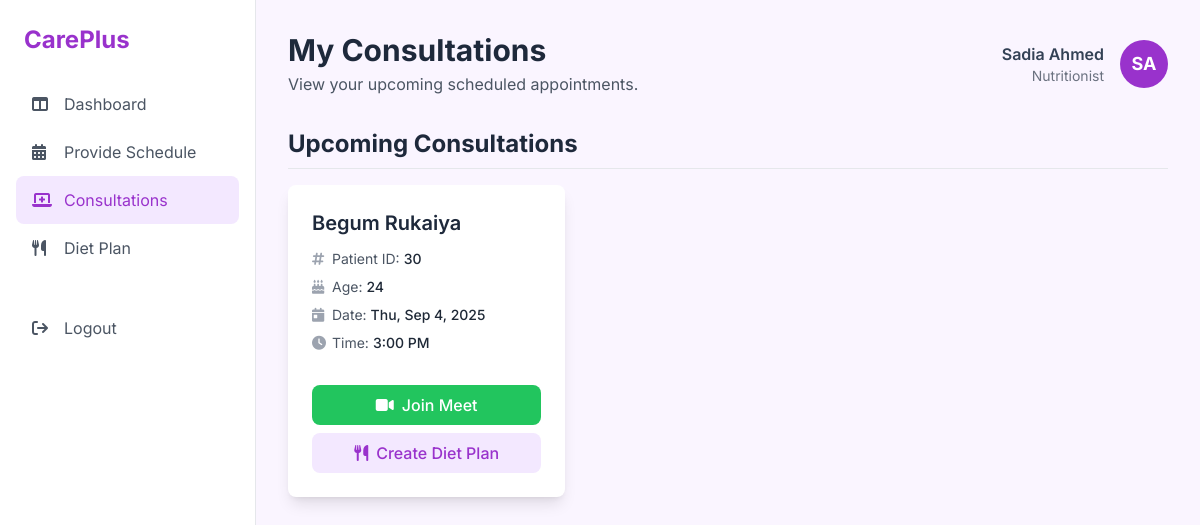
Page /nutritionist_consultations.php (signed in) on the earlier database version.
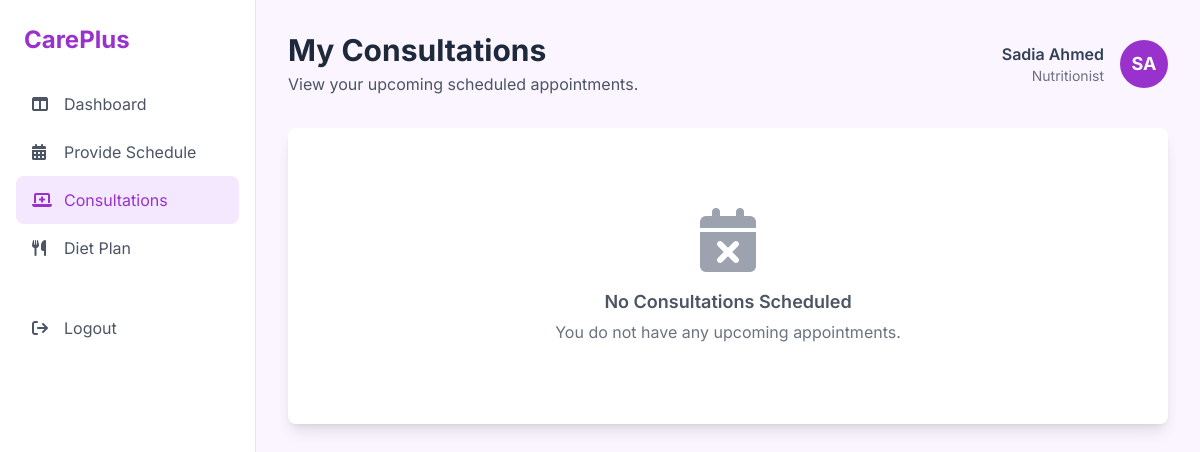
Same page on the later database version.
### tables this page shows
CREATE TABLE `appointment` (
  `appointmentID` int(11) NOT NULL,
  `patientID` int(11) DEFAULT NULL,
  `providerID` int(11) DEFAULT NULL,
  `appointmentDate` datetime DEFAULT NULL,
  `status` varchar(20) DEFAULT NULL,
  `consultation_link` varchar(255) DEFAULT NULL,
  `scheduleID` int(11) DEFAULT NULL,
  `notes` text DEFAULT NULL
);

CREATE TABLE `users` (
  `userID` int(11) NOT NULL,
  `email` varchar(100) NOT NULL,
  `password` varchar(255) NOT NULL,
  `Name` varchar(100) NOT NULL,
  `contactNo` varchar(20) DEFAULT NULL,
  `role` enum('Patient','Doctor','Nutritionist','CareGiver','Admin') NOT NULL,
  `profilePhoto` varchar(255) DEFAULT NULL
);

CREATE TABLE `patient` (
  `patientID` int(11) NOT NULL,
  `age` int(11) DEFAULT NULL,
  `height` decimal(5,2) DEFAULT NULL,
  `weight` decimal(5,2) DEFAULT NULL,
  `gender` varchar(10) DEFAULT NULL
);

### nutritionist_consultations.php (the view, shortened to what the changed rows need)
<?php
$conn = require_once 'config.php';
$nutritionistID = $_SESSION['userID'];
$query = "
    SELECT
        a.appointmentID, a.patientID, u.Name as patientName,
        p.age as patientAge, a.appointmentDate, a.consultation_link
    FROM appointment a
    JOIN users u ON a.patientID = u.userID
    LEFT JOIN patient p ON u.userID = p.patientID
    WHERE a.providerID = ? AND a.status = 'Scheduled'
    ORDER BY a.appointmentDate ASC
";
$stmt = $conn->prepare($query);
$stmt->bind_param("i", $nutritionistID);
$stmt->execute();
$consultations = $stmt->get_result()->fetch_all(MYSQLI_ASSOC);
$today = [];
$tomorrow = [];
$upcoming = [];
$now = new DateTime();
$tomorrowDate = (new DateTime())->modify('+1 day');
foreach ($consultations as $consult) {
    $appointmentDate = new DateTime($consult['appointmentDate']);
    if ($appointmentDate->format('Y-m-d') === $now->format('Y-m-d')) {
        $today[] = $consult;
    } elseif ($appointmentDate->format('Y-m-d') === $tomorrowDate->format('Y-m-d')) {
        $tomorrow[] = $consult;
    } elseif ($appointmentDate > $now) {
        $upcoming[] = $consult;
    }
}
function formatDate($datetime) {
    return (new DateTime($datetime))->format('D, M j, Y');
}
function formatTime($datetime) {
    return (new DateTime($datetime))->format('g:i A');
}
?>
<!DOCTYPE html>
<html lang="en">
<head>
    <script src="https://cdn.tailwindcss.com"></script>
    <link rel="stylesheet" href="https://cdnjs.cloudflare.com/ajax/libs/font-awesome/6.5.2/css/all.min.css" />
</head>
<body class="bg-purple-50">
    <div class="flex min-h-screen">
        <main class="flex-1 p-8">
            <header class="flex justify-between items-center mb-8">
                <div>
                    <h1 class="text-3xl font-bold text-slate-800">My Consultations</h1>
                </div>
            </header>
            <div class="space-y-10">
                <?php function render_consultation_card($consult) { ?>
                    <div class="consultation-card bg-white p-6 rounded-lg shadow-lg">
                        <div>
                            <h3 class="text-xl font-semibold text-slate-800 mb-3"><?php echo htmlspecialchars($consult['patientName']); ?></h3>
                            <div class="space-y-2 text-sm text-gray-600 mb-4">
                                <div class="flex items-center"><i class="fa-solid fa-hashtag w-5 text-gray-400"></i> Patient ID: <span class="font-medium text-gray-800 ml-1"><?php echo $consult['patientID']; ?></span></div>
                                <div class="flex items-center"><i class="fa-solid fa-cake-candles w-5 text-gray-400"></i> Age: <span class="font-medium text-gray-800 ml-1"><?php echo htmlspecialchars($consult['patientAge'] ?? 'N/A'); ?></span></div>
                                <div class="flex items-center"><i class="fa-solid fa-calendar-day w-5 text-gray-400"></i> Date: <span class="font-medium text-gray-800 ml-1"><?php echo formatDate($consult['appointmentDate']); ?></span></div>
                                <div class="flex items-center"><i class="fa-solid fa-clock w-5 text-gray-400"></i> Time: <span class="font-medium text-gray-800 ml-1"><?php echo formatTime($consult['appointmentDate']); ?></span></div>
                            </div>
                        </div>
                        <div class="flex flex-col space-y-2 mt-4">
                            <a href="<?php echo htmlspecialchars($consult['consultation_link']); ?>" target="_blank" class="w-full text-center font-medium text-white bg-green-500 hover:bg-green-600 px-4 py-2 rounded-lg transition">
                                <i class="fa-solid fa-video mr-2"></i>Join Meet
                            </a>
                            <a href="nutritionist_create_dietplan.php?appointment_id=<?php echo $consult['appointmentID']; ?>" class="w-full text-center font-medium text-dark-orchid bg-purple-100 hover:bg-purple-200 px-4 py-2 rounded-lg transition">
                                <i class="fa-solid fa-utensils mr-2"></i>Create Diet Plan
                            </a>
                        </div>
                    </div>
                <?php } ?>
                <?php if (!empty($upcoming)): ?>
                <section>
                    <h2 class="text-2xl font-bold text-slate-800 mb-4 border-b pb-2">Upcoming Consultations</h2>
                    <div class="grid grid-cols-1 md:grid-cols-2 lg:grid-cols-3 gap-6">
                        <?php foreach ($upcoming as $consult) { render_consultation_card($consult); } ?>
                    </div>
                </section>
                <?php endif; ?>
                <?php if (empty($today) && empty($tomorrow) && empty($upcoming)): ?>
                <div class="text-center py-20 bg-white rounded-lg shadow-lg">
                    <i class="fa-solid fa-calendar-xmark fa-4x text-gray-400 mb-4"></i>
                    <h3 class="text-lg font-semibold text-gray-600 mb-1">No Consultations Scheduled</h3>
                    <p class="text-gray-500">You do not have any upcoming appointments.</p>
                </div>
                <?php endif; ?>
            </div>
        </main>
    </div>
</body>
</html>

Differences in the rows shown:
removed appointment: users.Name "Begum Rukaiya", patientID "30", patientID.age "24", appointmentDate "Thu, Sep 4, 2025", appointmentDate "3:00 PM"
Other differences:
text no longer shown: "Upcoming Consultations"
text now shown: "No Consultations Scheduled You do not have any upcoming appointments."
